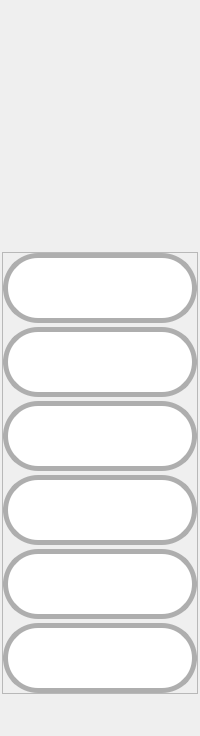
            <widget class="QWidget" name="daily_customers_properties_panel">
             <property name="styleSheet">
              <string notr="true"/>
             </property>
             <layout class="QVBoxLayout" name="verticalLayout_7">
              <property name="spacing">
               <number>2</number>
              </property>
              <property name="leftMargin">
               <number>2</number>
              </property>
              <property name="topMargin">
               <number>2</number>
              </property>
              <property name="rightMargin">
               <number>2</number>
              </property>
              <property name="bottomMargin">
               <number>2</number>
              </property>
              <item>
               <spacer name="verticalSpacer_3">
                <property name="orientation">
                 <enum>Qt::Vertical</enum>
                </property>
                <property name="sizeType">
                 <enum>QSizePolicy::Minimum</enum>
                </property>
                <property name="sizeHint" stdset="0">
                 <size>
                  <width>20</width>
                  <height>250</height>
                 </size>
                </property>
               </spacer>
              </item>
              <item>
               <widget class="QFrame" name="frame_10">
                <property name="autoFillBackground">
                 <bool>false</bool>
                </property>
                <property name="styleSheet">
                 <string notr="true"/>
                </property>
                <property name="frameShape">
                 <enum>QFrame::StyledPanel</enum>
                </property>
                <property name="frameShadow">
                 <enum>QFrame::Raised</enum>
                </property>
                <layout class="QVBoxLayout" name="verticalLayout_3">
                 <property name="spacing">
                  <number>4</number>
                 </property>
                 <property name="leftMargin">
                  <number>0</number>
                 </property>
                 <property name="topMargin">
                  <number>0</number>
                 </property>
                 <property name="rightMargin">
                  <number>0</number>
                 </property>
                 <property name="bottomMargin">
                  <number>0</number>
                 </property>
                 <item>
                  <widget class="QPushButton" name="daily_customer_add_btn2">
                   <property name="minimumSize">
                    <size>
                     <width>70</width>
                     <height>70</height>
                    </size>
                   </property>
                   <property name="toolTip">
                    <string>Add customer</string>
                   </property>
                   <property name="styleSheet">
                    <string notr="true">QPushButton{
	border-style: solid;	
	border-width: 5px;
	border-radius:35px;
	border-color: rgb(174, 174, 174);

	padding: 10px;
		
	
	background-color: rgb(255, 255, 255);
	image: url(:/icons/icons/add-user.svg);
	
}


QPushButton:hover{
	border-style:  solid;
	border-color: rgb(174, 174, 174);
	border-width: 5px;
	border-radius: 35px;
	padding: 10px;
	
	image: url(:/icons/icons/add-user2.svg);
}
QPushButton:pressed{
	
	border-style:  solid;
	border-width: 5px;
	border-radius: 35px;
	padding: 10px;
	background-color: rgb(100, 100, 100);
	image: url(:/icons/icons/add-user2.svg);
}
QPushButton:disabled{
	border-style:  solid;
	border-color: rgb(174, 174, 174);
	border-width: 5px;
	border-radius: 35px;
	padding: 10px;
	padding: 10px;
	background-color: rgb(142,142,142);
}</string>
                   </property>
                   <property name="text">
                    <string/>
                   </property>
                   <property name="iconSize">
                    <size>
                     <width>40</width>
                     <height>40</height>
                    </size>
                   </property>
                  </widget>
                 </item>
                 <item>
                  <widget class="QPushButton" name="daily_customer_remove_btn">
                   <property name="minimumSize">
                    <size>
                     <width>70</width>
                     <height>70</height>
                    </size>
                   </property>
                   <property name="toolTip">
                    <string>Remove customer</string>
                   </property>
                   <property name="styleSheet">
                    <string notr="true">QPushButton{
	border-style: solid;	
	border-width: 5px;
	border-radius:35px;
	border-color: rgb(174, 174, 174);

	padding: 10px;

	background-color: rgb(255, 255, 255);

	image:url(:/icons/icons/remove-user.svg)
	
}


QPushButton:hover{
	border-style:  solid;
	border-color: rgb(174, 174, 174);
	border-width: 5px;
	border-radius: 35px;
	padding: 10px;
	
	image: url(:/icons/icons/remove-user2.svg)
}
QPushButton:pressed{
	
	border-style:  solid;
	border-width: 5px;
	border-radius: 35px;
	padding: 10px;
	background-color: rgb(100, 100, 100);
	image:url(:/icons/icons/remove-user2.svg);
}

QPushButton:disabled{
	border-style:  solid;
	border-color: rgb(174, 174, 174);
	border-width: 5px;
	border-radius: 35px;
	padding: 10px;
	padding: 10px;
	background-color: rgb(142,142,142);
}
</string>
                   </property>
                   <property name="text">
                    <string/>
                   </property>
                   <property name="iconSize">
                    <size>
                     <width>40</width>
                     <height>40</height>
                    </size>
                   </property>
                  </widget>
                 </item>
                 <item>
                  <widget class="QPushButton" name="daily_customer_add_order">
                   <property name="minimumSize">
                    <size>
                     <width>70</width>
                     <height>70</height>
                    </size>
                   </property>
                   <property name="toolTip">
                    <string>Add order</string>
                   </property>
                   <property name="styleSheet">
                    <string notr="true">QPushButton{
	border-style: solid;	
	border-width: 5px;
	border-radius:35px;
	border-color: rgb(174, 174, 174);

	padding: 10px;
	
	background-color: rgb(255, 255, 255);

	image: url(:/icons/icons/add-order.svg);
	
}


QPushButton:hover{
	border-style:  solid;
	border-color: rgb(174, 174, 174);
	border-width: 5px;
	border-radius: 35px;
	padding: 10px;
	
	image: url(:/icons/icons/add-order2.svg);
}
QPushButton:pressed{
	
	border-style:  solid;
	border-width: 5px;
	border-radius: 35px;
	padding: 10px;
	background-color: rgb(100, 100, 100);
	image: url(:/icons/icons/add-order2.svg);
}

QPushButton:disabled{
	border-style:  solid;
	border-color: rgb(174, 174, 174);
	border-width: 5px;
	border-radius: 35px;
	padding: 10px;
	padding: 10px;
	background-color: rgb(142,142,142);
}
</string>
                   </property>
                   <property name="text">
                    <string/>
                   </property>
                   <property name="icon">
                    <iconset>
                     <normaloff>:/icons/icons/add order.svg</normaloff>:/icons/icons/add order.svg</iconset>
                   </property>
                   <property name="iconSize">
                    <size>
                     <width>40</width>
                     <height>40</height>
                    </size>
                   </property>
                  </widget>
                 </item>
                 <item>
                  <widget class="QPushButton" name="daily_customer_search_btn">
                   <property name="minimumSize">
                    <size>
                     <width>70</width>
                     <height>70</height>
                    </size>
                   </property>
                   <property name="toolTip">
                    <string>Search date</string>
                   </property>
                   <property name="styleSheet">
                    <string notr="true">QPushButton{
	border-style: solid;	
	border-width: 5px;
	border-radius:35px;
	border-color: rgb(174, 174, 174);

	padding: 10px;
	
	background-color: rgb(255, 255, 255);

	image: url(:/icons/icons/loupe1.svg);
	
}


QPushButton:hover{
	border-style:  solid;
	border-color: rgb(174, 174, 174);
	border-width: 5px;
	border-radius: 35px;
	padding: 10px;
	
	image: url(:/icons/icons/loupe2.svg);
}
QPushButton:pressed{
	
	border-style:  solid;
	border-width: 5px;
	border-radius: 35px;
	padding: 10px;
	background-color: rgb(100, 100, 100);
	image: url(:/icons/icons/loupe2.svg);
}


QPushButton:disabled{
	border-style:  solid;
	border-color: rgb(174, 174, 174);
	border-width: 5px;
	border-radius: 35px;
	padding: 10px;
	padding: 10px;
	background-color: rgb(142,142,142);
}
</string>
                   </property>
                   <property name="text">
                    <string/>
                   </property>
                  </widget>
                 </item>
                 <item>
                  <widget class="QPushButton" name="daily_customer_export_btn">
                   <property name="minimumSize">
                    <size>
                     <width>70</width>
                     <height>70</height>
                    </size>
                   </property>
                   <property name="toolTip">
                    <string>Export</string>
                   </property>
                   <property name="styleSheet">
                    <string notr="true">QPushButton{
	border-style: solid;	
	border-width: 5px;
	border-radius:35px;
	border-color: rgb(174, 174, 174);

	padding: 10px;
	
	background-color: rgb(255, 255, 255);

	image: url(:/icons/icons/export.svg)
	
}


QPushButton:hover{
	border-style:  solid;
	border-color: rgb(174, 174, 174);
	border-width: 4px;
	border-radius: 35px;
	padding: 7px;
	
	image: url(:/icons/icons/export2.svg);
}
QPushButton:pressed{
	
	border-style:  solid;
	border-width: 5px;
	border-radius: 35px;
	padding: 7px;
	background-color: rgb(100, 100, 100);
	image: url(:/icons/icons/export2.svg);
}

QPushButton:disabled{
	border-style:  solid;
	border-color: rgb(174, 174, 174);
	border-width: 5px;
	border-radius: 35px;
	padding: 10px;
	padding: 10px;
	background-color: rgb(142,142,142);
}</string>
                   </property>
                   <property name="text">
                    <string/>
                   </property>
                   <property name="iconSize">
                    <size>
                     <width>40</width>
                     <height>40</height>
                    </size>
                   </property>
                  </widget>
                 </item>
                 <item>
                  <widget class="QPushButton" name="daily_customer_edit_price_btn">
                   <property name="minimumSize">
                    <size>
                     <width>70</width>
                     <height>70</height>
                    </size>
                   </property>
                   <property name="toolTip">
                    <string>Edit daily price</string>
                   </property>
                   <property name="styleSheet">
                    <string notr="true">QPushButton{
	border-style: solid;	
	border-width: 5px;
	border-radius:35px;
	border-color: rgb(174, 174, 174);

	padding: 10px;
	
	background-color: rgb(255, 255, 255);

	image: url(:/icons/icons/edit1.svg);
	
}


QPushButton:hover{
	border-style:  solid;
	border-color: rgb(174, 174, 174);
	border-width: 5px;
	border-radius: 35px;
	padding: 10px;
	
	image: url(:/icons/icons/edit2.svg);
}
QPushButton:pressed{
	
	border-style:  solid;
	border-width: 5px;
	border-radius: 35px;
	padding: 10px;
	background-color: rgb(100, 100, 100);
	image: url(:/icons/icons/edit2.svg);
}

QPushButton:disabled{
	border-style:  solid;
	border-color: rgb(174, 174, 174);
	border-width: 5px;
	border-radius: 35px;
	padding: 10px;
	padding: 10px;
	background-color: rgb(142,142,142);
}</string>
                   </property>
                   <property name="text">
                    <string/>
                   </property>
                   <property name="iconSize">
                    <size>
                     <width>40</width>
                     <height>40</height>
                    </size>
                   </property>
                  </widget>
                 </item>
                </layout>
                <zorder>daily_customer_remove_btn</zorder>
                <zorder>daily_customer_add_btn2</zorder>
                <zorder>daily_customer_export_btn</zorder>
                <zorder>daily_customer_add_order</zorder>
                <zorder>daily_customer_edit_price_btn</zorder>
                <zorder>daily_customer_search_btn</zorder>
               </widget>
              </item>
              <item>
               <spacer name="verticalSpacer_4">
                <property name="orientation">
                 <enum>Qt::Vertical</enum>
                </property>
                <property name="sizeHint" stdset="0">
                 <size>
                  <width>20</width>
                  <height>40</height>
                 </size>
                </property>
               </spacer>
              </item>
             </layout>
            </widget>
